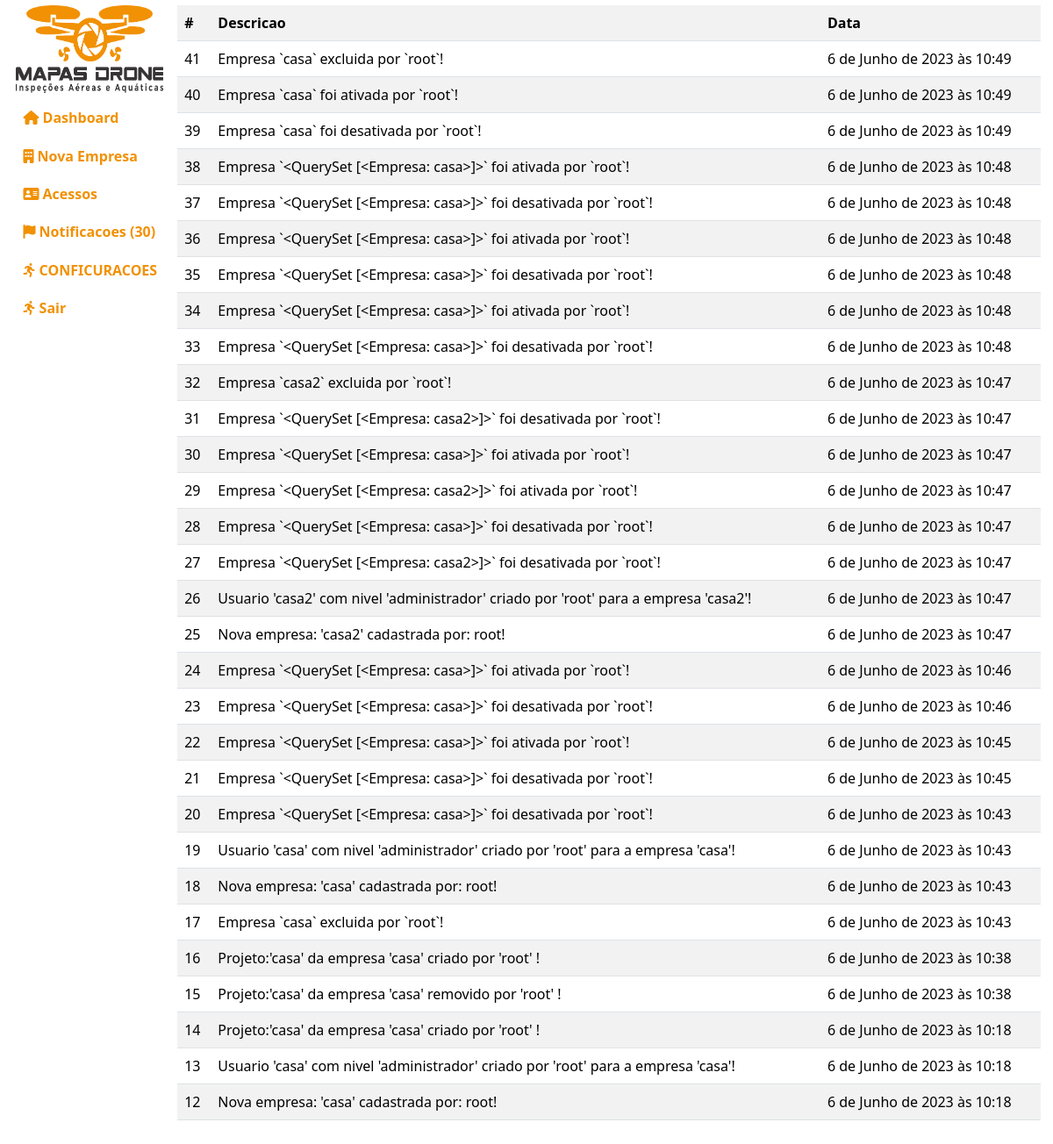
The page /administracao/notificacoes/ (signed in) on the database its author committed.
### empresa/models.py (models this page shows, shortened)
class Notificacoes(models.Model):
    descricao = models.TextField(default="")
    visto = models.BooleanField(default=0)
    data = models.DateTimeField(default=timezone.now)
    class Meta:
        db_table = "notificacoes"
        verbose_name = "Notificacao"
        verbose_name_plural = "Notificacoes"
        ordering = ["-id"]

### administracao/views.py (the view)
# urls.py: path("notificacoes/", views.notificacoes),
def notificacoes(request):
    if request.user.is_authenticated and request.user.is_superuser:
        notificacoes = pega_notificacoes()
        update_notificacoes(notificacoes)
        context = {"notificacoes": notificacoes}
        return render(request, "administracao/public/notificacoes.html", context)
    return redirect("/")

### administracao/views.py (called while the page is built)
def pega_notificacoes():
    notificacoes = Notificacoes.objects.all()
    return notificacoes

def update_notificacoes(notificacoes):
    for n in notificacoes:
        up = Notificacoes.objects.filter(id=n.id)
        up.update(visto=1)

### templates/administracao/public/notificacoes.html (shortened to what this page needs)
{% extends 'base.html' %}
{% load static %}
{% load django_bootstrap5 %}
{% block css %}
<link rel="stylesheet" href="{% static 'index/css/administracao.css' %}">
{% endblock %}
{% block ld %}
{% if notificacoes %}
<table class="table table-striped">
    <tr>
        <th>#</th>
        <th>Descricao</th>
        <th>Data</th>
    </tr>
    {% for notificacao in notificacoes %}
        <tr>
            <td>{{notificacao.id}}</td>
            <td>{{notificacao.descricao}}</td>
            <td>{{notificacao.data}}</td>
        </tr>
    {% endfor %}
</table>
{% else %}
<div class="alert alert-danger">Sem notificacoes</div>
{% endif %}
{% endblock %}

### index/static/index/css/index.css (style rules this page uses)
body { overflow:hidden; }

### rows shown on the page
Notificacoes: id "41", descricao "Empresa `casa` excluida por `root`!", data "6 de Junho de 2023 às 10:49"
Notificacoes: id "40", descricao "Empresa `casa` foi ativada por `root`!", data "6 de Junho de 2023 às 10:49"
Notificacoes: id "39", descricao "Empresa `casa` foi desativada por `root`!", data "6 de Junho de 2023 às 10:49"
Notificacoes: id "38", descricao "Empresa `<QuerySet [<Empresa: casa>]>` foi ativada por `root`!", data "6 de Junho de 2023 às 10:48"
Notificacoes: id "37", descricao "Empresa `<QuerySet [<Empresa: casa>]>` foi desativada por `root`!", data "6 de Junho de 2023 às 10:48"
Notificacoes: id "36", descricao "Empresa `<QuerySet [<Empresa: casa>]>` foi ativada por `root`!", data "6 de Junho de 2023 às 10:48"
Notificacoes: id "35", descricao "Empresa `<QuerySet [<Empresa: casa>]>` foi desativada por `root`!", data "6 de Junho de 2023 às 10:48"
Notificacoes: id "34", descricao "Empresa `<QuerySet [<Empresa: casa>]>` foi ativada por `root`!", data "6 de Junho de 2023 às 10:48"
Notificacoes: id "33", descricao "Empresa `<QuerySet [<Empresa: casa>]>` foi desativada por `root`!", data "6 de Junho de 2023 às 10:48"
Notificacoes: id "32", descricao "Empresa `casa2` excluida por `root`!", data "6 de Junho de 2023 às 10:47"
Notificacoes: id "31", descricao "Empresa `<QuerySet [<Empresa: casa2>]>` foi desativada por `root`!", data "6 de Junho de 2023 às 10:47"
Notificacoes: id "30", descricao "Empresa `<QuerySet [<Empresa: casa>]>` foi ativada por `root`!", data "6 de Junho de 2023 às 10:47"
Notificacoes: id "29", descricao "Empresa `<QuerySet [<Empresa: casa2>]>` foi ativada por `root`!", data "6 de Junho de 2023 às 10:47"
Notificacoes: id "28", descricao "Empresa `<QuerySet [<Empresa: casa>]>` foi desativada por `root`!", data "6 de Junho de 2023 às 10:47"
Notificacoes: id "27", descricao "Empresa `<QuerySet [<Empresa: casa2>]>` foi desativada por `root`!", data "6 de Junho de 2023 às 10:47"
Notificacoes: id "26", descricao "Usuario 'casa2' com nivel 'administrador' criado por 'root' para a empresa 'casa2'!", data "6 de Junho de 2023 às 10:47"
Notificacoes: id "25", descricao "Nova empresa: 'casa2' cadastrada por: root!", data "6 de Junho de 2023 às 10:47"
Notificacoes: id "24", descricao "Empresa `<QuerySet [<Empresa: casa>]>` foi ativada por `root`!", data "6 de Junho de 2023 às 10:46"
Notificacoes: id "23", descricao "Empresa `<QuerySet [<Empresa: casa>]>` foi desativada por `root`!", data "6 de Junho de 2023 às 10:46"
Notificacoes: id "22", descricao "Empresa `<QuerySet [<Empresa: casa>]>` foi ativada por `root`!", data "6 de Junho de 2023 às 10:45"
Notificacoes: id "21", descricao "Empresa `<QuerySet [<Empresa: casa>]>` foi desativada por `root`!", data "6 de Junho de 2023 às 10:45"
Notificacoes: id "20", descricao "Empresa `<QuerySet [<Empresa: casa>]>` foi desativada por `root`!", data "6 de Junho de 2023 às 10:43"
Notificacoes: id "19", descricao "Usuario 'casa' com nivel 'administrador' criado por 'root' para a empresa 'casa'!", data "6 de Junho de 2023 às 10:43"
Notificacoes: id "18", descricao "Nova empresa: 'casa' cadastrada por: root!", data "6 de Junho de 2023 às 10:43"
Notificacoes: id "17", descricao "Empresa `casa` excluida por `root`!", data "6 de Junho de 2023 às 10:43"
Notificacoes: id "16", descricao "Projeto:'casa' da empresa 'casa' criado por 'root' !", data "6 de Junho de 2023 às 10:38"
Notificacoes: id "15", descricao "Projeto:'casa' da empresa 'casa' removido por 'root' !", data "6 de Junho de 2023 às 10:38"
Notificacoes: id "14", descricao "Projeto:'casa' da empresa 'casa' criado por 'root' !", data "6 de Junho de 2023 às 10:18"
Notificacoes: id "13", descricao "Usuario 'casa' com nivel 'administrador' criado por 'root' para a empresa 'casa'!", data "6 de Junho de 2023 às 10:18"
Notificacoes: id "12", descricao "Nova empresa: 'casa' cadastrada por: root!", data "6 de Junho de 2023 às 10:18"

### other values the page prints
{{ notificacoes|length }} "30"
